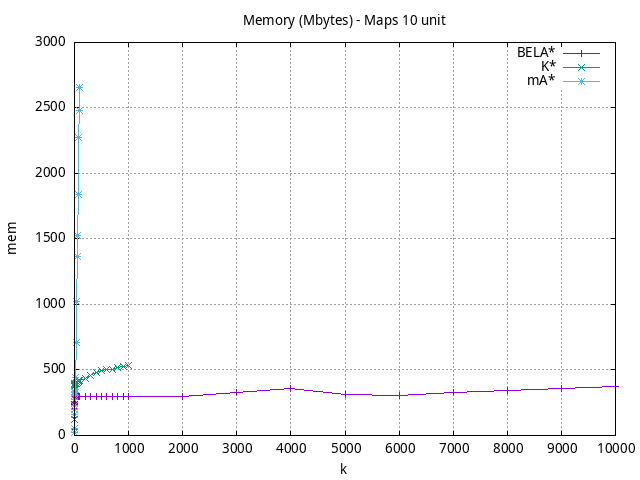

The gnuplot source for this figure:
#!/usr/bin/gnuplot
# -*- coding: utf-8 -*-
#
# results/maps/unit/10/random512-10.heuristic.unit.mem.gnuplot
#
# Started on 04/02/2024 19:55:49
# Author: Carlos Linares López
set grid
set xlabel "k"
set ylabel "mem"

set terminal png enhanced font "Ariel,10"
set output 'random512-10.heuristic.unit.mem.png'

plot "-" title "BELA$^*$"      with linesp, "-" title "K$^*$"      with linesp, "-" title "mA$^*$"      with linesp

	1 42.36
	5 245.08
	10 289.08
	50 294.0
	100 294.0
	500 294.0
	1000 294.0
	5000 315.84
	10000 377.06
end
	1 118.47
	5 381.45
	10 398.0
	50 404.89
	100 422.0
	500 494.7
	1000 532.11
end
	1 24.51
	5 229.36
	10 329.05
	50 1368.48
	100 2653.92
end
